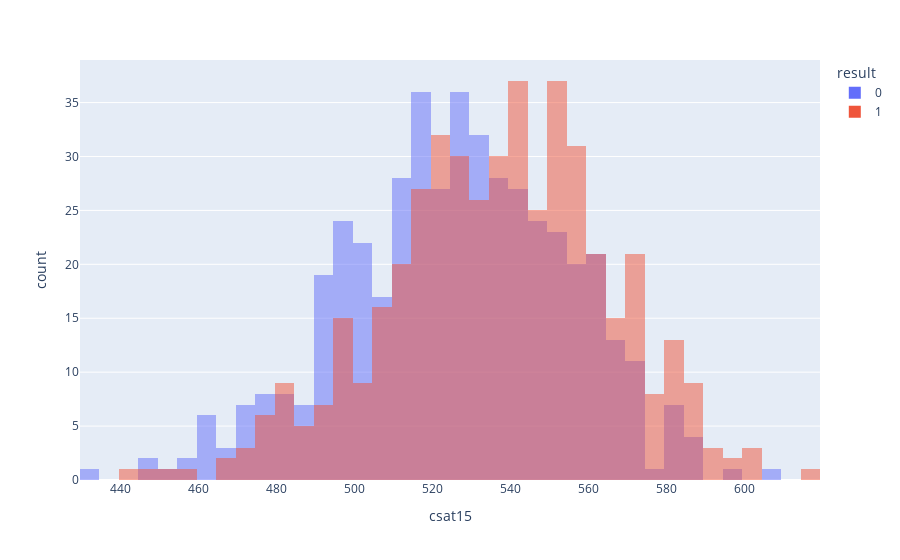

Notebook code cell kept with this figure:
### Markdown cell above
## Step 4: Hypothesis Testing

### Code cell
"""
Null Hypothesis : Higher csat15 score does not result in a win.
Alternative Hypothesis : Higher csat15 score results in a win.
"""

# only team data
team_data = lck_data.query('position == "team"').reset_index(drop=True)

team_data.groupby('gameid')['csat15'].max()
team_data['result']

fig = px.histogram(team_data, x='csat15', color='result', barmode='overlay')
fig.show()

loss_scores = team_data[team_data['result'] == 0]['csat15']
win_scores = team_data[team_data['result'] == 1]['csat15']

t_stat, p_value = ttest_ind(win_scores, loss_scores, equal_var=False)

print(f"T-statistic: {t_stat}, P-value: {p_value}")

fig.write_html(r'C:\Users\DerDo\Desktop\dsc80-final\League-of-Legends-Data-Project\plots\plot_7.html', include_plotlyjs='cdn')

"""
Since the p-value is < 0.05 the decision is to reject the null in favor of the alternate hypothesis. 
"""

### Figure 1 — Plotly figure (JSON) as saved in the notebook; plotly's stock layout.template omitted (floating-point values rounded to 4 significant figures; data arrays with more than 128 entries replaced by an {"elided": "..."} marker saying what was removed)
{"data": [{"alignmentgroup": "True", "bingroup": "x", "hovertemplate": "result=0<br>csat15=%{x}<br>count=%{y}<extra></extra>", "legendgroup": "0", "marker": {"color": "#636efa", "opacity": 0.5, "pattern": {"shape": ""}}, "name": "0", "offsetgroup": "0", "orientation": "v", "showlegend": true, "type": "histogram", "x": {"elided": "467 int values"}, "xaxis": "x", "yaxis": "y"}, {"alignmentgroup": "True", "bingroup": "x", "hovertemplate": "result=1<br>csat15=%{x}<br>count=%{y}<extra></extra>", "legendgroup": "1", "marker": {"color": "#EF553B", "opacity": 0.5, "pattern": {"shape": ""}}, "name": "1", "offsetgroup": "1", "orientation": "v", "showlegend": true, "type": "histogram", "x": {"elided": "467 int values"}, "xaxis": "x", "yaxis": "y"}], "layout": {"autosize": true, "barmode": "overlay", "legend": {"title": {"text": "result"}, "tracegroupgap": 0}, "margin": {"t": 60}, "xaxis": {"anchor": "y", "autorange": true, "domain": [0, 1], "range": [429.5, 619.5], "title": {"text": "csat15"}, "type": "linear"}, "yaxis": {"anchor": "x", "autorange": true, "domain": [0, 1], "range": [0, 38.95], "title": {"text": "count"}}}}
